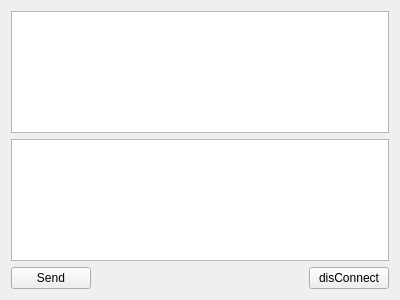
<?xml version="1.0" encoding="UTF-8"?>
<ui version="4.0">
 <class>ServerWidget</class>
 <widget class="QWidget" name="ServerWidget">
  <property name="geometry">
   <rect>
    <x>0</x>
    <y>0</y>
    <width>400</width>
    <height>300</height>
   </rect>
  </property>
  <property name="windowTitle">
   <string>ServerWidget</string>
  </property>
  <layout class="QGridLayout" name="gridLayout">
   <item row="0" column="0" colspan="3">
    <widget class="QTextEdit" name="textRead">
     <property name="readOnly">
      <bool>true</bool>
     </property>
    </widget>
   </item>
   <item row="1" column="0" colspan="3">
    <widget class="QTextEdit" name="textWrite"/>
   </item>
   <item row="2" column="0">
    <widget class="QPushButton" name="buttonSend">
     <property name="text">
      <string>Send</string>
     </property>
    </widget>
   </item>
   <item row="2" column="1">
    <spacer name="horizontalSpacer">
     <property name="orientation">
      <enum>Qt::Horizontal</enum>
     </property>
     <property name="sizeHint" stdset="0">
      <size>
       <width>217</width>
       <height>20</height>
      </size>
     </property>
    </spacer>
   </item>
   <item row="2" column="2">
    <widget class="QPushButton" name="buttonClose">
     <property name="text">
      <string>disConnect</string>
     </property>
    </widget>
   </item>
  </layout>
 </widget>
 <layoutdefault spacing="6" margin="11"/>
 <resources/>
 <connections/>
</ui>
